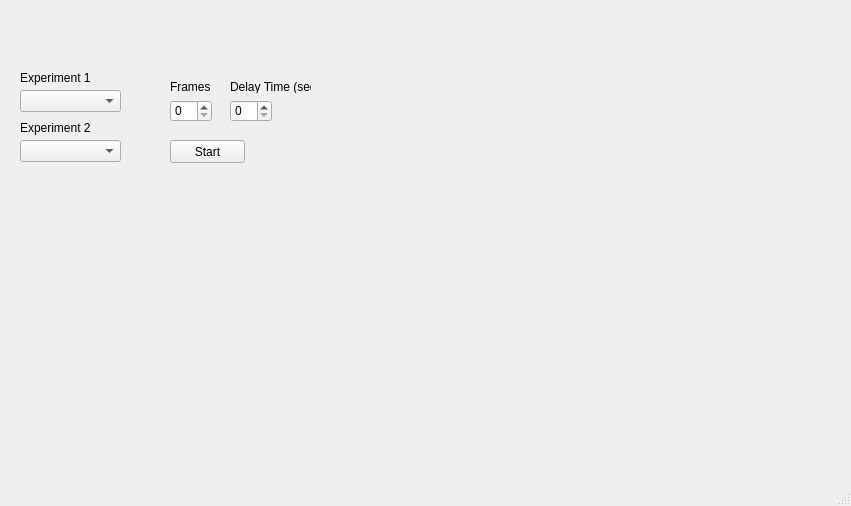
<?xml version="1.0" encoding="UTF-8"?>
<ui version="4.0">
 <class>MainWindow</class>
 <widget class="QMainWindow" name="MainWindow">
  <property name="geometry">
   <rect>
    <x>0</x>
    <y>0</y>
    <width>851</width>
    <height>506</height>
   </rect>
  </property>
  <property name="windowTitle">
   <string>MainWindow</string>
  </property>
  <widget class="QWidget" name="centralwidget">
   <widget class="QPushButton" name="pushButton">
    <property name="geometry">
     <rect>
      <x>170</x>
      <y>140</y>
      <width>75</width>
      <height>23</height>
     </rect>
    </property>
    <property name="text">
     <string>Start</string>
    </property>
   </widget>
   <widget class="QComboBox" name="comboBox">
    <property name="geometry">
     <rect>
      <x>20</x>
      <y>90</y>
      <width>101</width>
      <height>22</height>
     </rect>
    </property>
   </widget>
   <widget class="QLabel" name="label">
    <property name="geometry">
     <rect>
      <x>20</x>
      <y>70</y>
      <width>81</width>
      <height>16</height>
     </rect>
    </property>
    <property name="text">
     <string>Experiment 1</string>
    </property>
   </widget>
   <widget class="QLabel" name="label_2">
    <property name="geometry">
     <rect>
      <x>20</x>
      <y>120</y>
      <width>81</width>
      <height>16</height>
     </rect>
    </property>
    <property name="text">
     <string>Experiment 2</string>
    </property>
   </widget>
   <widget class="QComboBox" name="comboBox_2">
    <property name="geometry">
     <rect>
      <x>20</x>
      <y>140</y>
      <width>101</width>
      <height>22</height>
     </rect>
    </property>
   </widget>
   <widget class="QSpinBox" name="spinBox">
    <property name="geometry">
     <rect>
      <x>170</x>
      <y>100</y>
      <width>42</width>
      <height>22</height>
     </rect>
    </property>
   </widget>
   <widget class="QLabel" name="label_3">
    <property name="geometry">
     <rect>
      <x>170</x>
      <y>80</y>
      <width>47</width>
      <height>13</height>
     </rect>
    </property>
    <property name="text">
     <string>Frames</string>
    </property>
   </widget>
   <widget class="QSpinBox" name="spinBox_2">
    <property name="geometry">
     <rect>
      <x>230</x>
      <y>100</y>
      <width>42</width>
      <height>22</height>
     </rect>
    </property>
   </widget>
   <widget class="QLabel" name="label_4">
    <property name="geometry">
     <rect>
      <x>230</x>
      <y>80</y>
      <width>81</width>
      <height>13</height>
     </rect>
    </property>
    <property name="text">
     <string>Delay Time (sec)</string>
    </property>
   </widget>
  </widget>
  <widget class="QMenuBar" name="menubar">
   <property name="geometry">
    <rect>
     <x>0</x>
     <y>0</y>
     <width>851</width>
     <height>21</height>
    </rect>
   </property>
  </widget>
  <widget class="QStatusBar" name="statusbar"/>
 </widget>
 <resources/>
 <connections/>
</ui>
